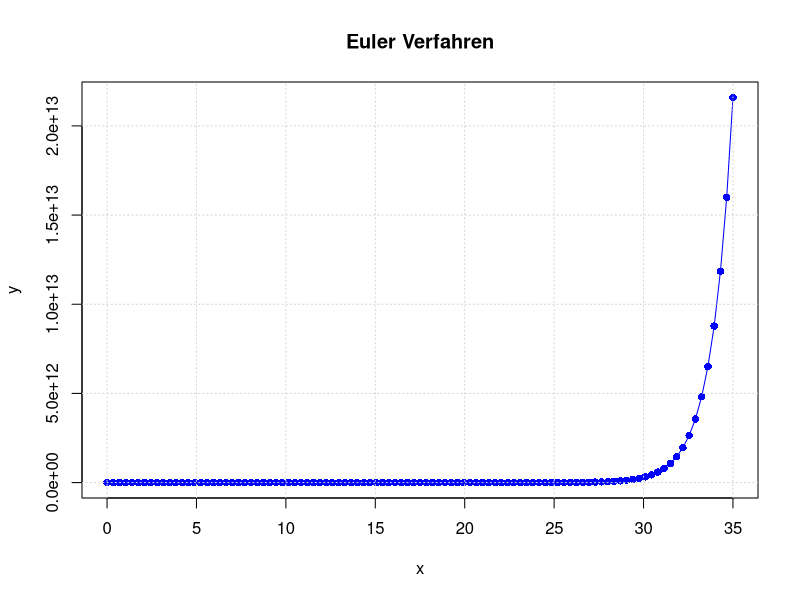
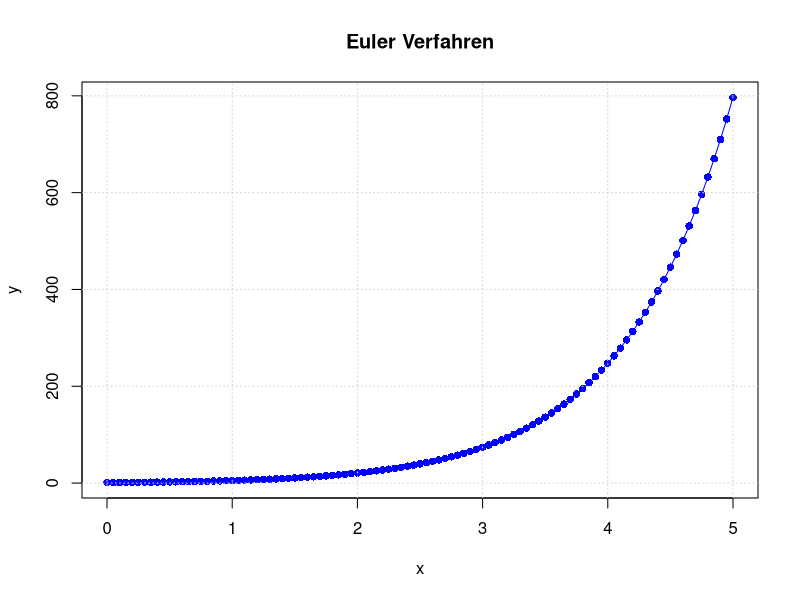

Reproduce these figures in R, in order.
# Mathematik für Informatik 4: Übung 9
# Author: itsrye.dev
# Year: 2025

euler_plot <- function(f, x0, y0, h, n) {
  # Startwerte
  x <- numeric(n + 1)
  y <- numeric(n + 1)
  
  df <- data.frame(c = numeric(), x = numeric(), y = numeric())
  
  x[1] <- x0
  y[1] <- y0
  
  # Explizites Euler Verfahren
  for (i in 1:n) {
    y[i + 1] <- y[i] + h * f(x[i], y[i])
    x[i + 1] <- x[i] + h
    new_row <- data.frame(c = i, x = x[i+1], y = y[i+1])
    df <- rbind(df, new_row)
  }
  
  plot(
    x, y,
    type = "o",
    pch = 16,
    col = "blue",
    xlab = "x",
    ylab = "y",
    main = "Euler Verfahren"
  )
  
  grid()
  print(df)
}


# Explizites Euler Verfahren; von Rye geschrieben
eulerStreckenzug <- function(func, x0, y0, h, n){
  x <- x0
  y <- y0
  for (i in 1:n) {
    y_neu <- y + h * func(x,y)
    x_neu <- x +h
    x <- x_neu
    y <- y_neu
    cat(sprintf("Zwischenergebnis %d: x=%g, y=%g\n", i, x,y))
  }
}

f1b <- function(x,y){
  x + y
}

eulerStreckenzug(f1b, 0, 1, 0.01, 10)
euler_plot(f1b, 0, 1, 0.35, 100)

# Aus dem Übungsblatt
f1 <- function(x,y){
  y + exp(x)
}

eulerStreckenzug(f1, 0, 1, 0.05, 10)
euler_plot(f1, 0, 1, 0.05, 100)
